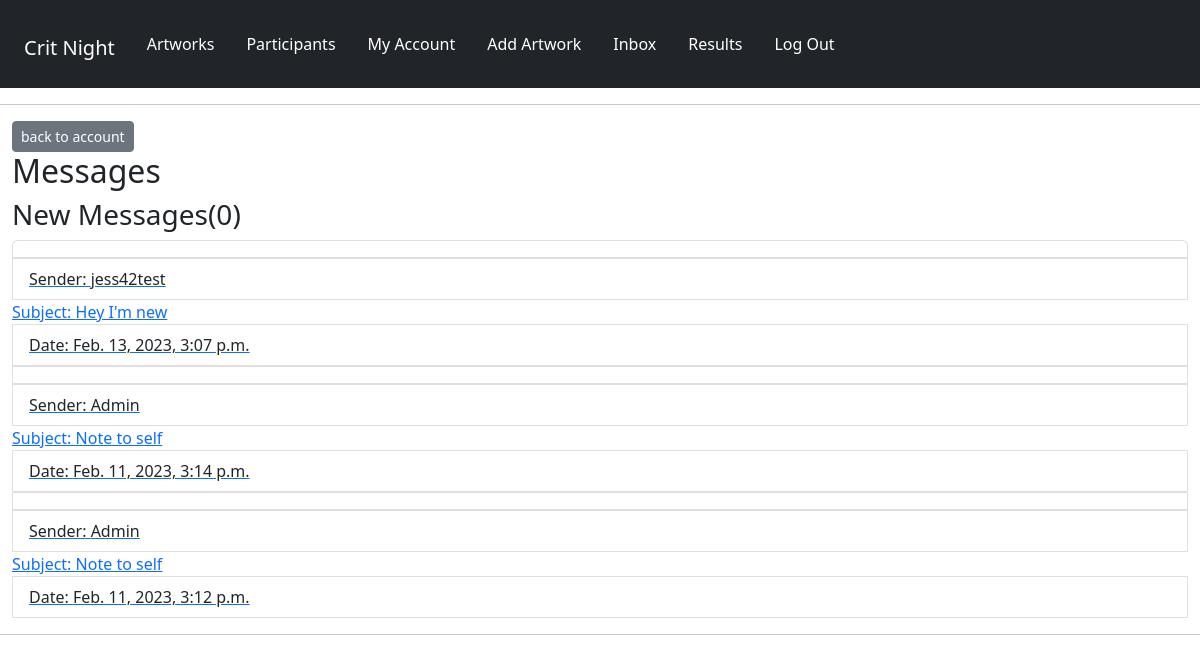
Page /panelists/inbox/ (signed in) on the committed database.
### panelists/models.py (models this page shows, shortened)
class Message(models.Model):
    sender = models.ForeignKey(
        Profile, on_delete=models.SET_NULL, null=True, blank=True
    )
    recipient = models.ForeignKey(
        Profile,
        on_delete=models.SET_NULL,
        null=True,
        blank=True,
        related_name="messages",
    )
    name = models.CharField(max_length=200, null=True, blank=True)
    email = models.EmailField(max_length=200, null=True, blank=True)
    subject = models.CharField(max_length=200, null=True, blank=True)
    body = models.TextField()
    is_read = models.BooleanField(default=False, null=True)
    created = models.DateTimeField(auto_now_add=True)
    id = models.UUIDField(
        default=uuid.uuid4, unique=True, primary_key=True, editable=False
    )
    class Meta:
        ordering = ["is_read", "-created"]

### panelists/views.py (the view)
# urls.py: path("inbox/", views.inbox, name="inbox"),
@login_required(login_url="login")
def inbox(request):
    profile = request.user.profile
    messageRequests = profile.messages.all()
    unreadCount = messageRequests.filter(is_read=False).count()
    context = {"messageRequests": messageRequests, "unreadCount": unreadCount}
    return render(request, "panelists/inbox.html", context)

### panelists/templates/panelists/inbox.html (shortened to what this page needs)
{% extends 'main.html' %}
{% block content %}
<div class="container-fluid">
    <a href="{% url 'account' %}" class="btn btn-secondary btn-sm">back to account</a>
<h2>Messages</h2>
<h3>New Messages(<span>{{unreadCount}}</span>)</h3>
  <ul class="list-group">
    {% for message in messageRequests %}
        {% if message.is_read == False %}
    <li class="list-group-item">
        {% else %}
    <li class="list-group-item" message"></li>
        {% endif %}
        <a href="{% url 'message' message.id %}">
        <span class="list-group-item">Sender: {{message.name}}</span>
        <spanclass="list-group-item">Subject: {{message.subject}}</spanclass=>
        <span class="list-group-item">Date: {{message.created}}</span>
    </a>
    {% endfor %}
  </ul>
</div>
{% endblock %}

### static/styles/main.css (style rules this page uses)
ul li { list-style: none; }

### rows in the picture
Message: is_read True (drawn), name "jess42test", subject "Hey I'm new", created "Feb. 13, 2023, 3:07 p.m."
Message: is_read True (drawn), name "Admin", subject "Note to self", created "Feb. 11, 2023, 3:14 p.m."
Message: is_read True (drawn), name "Admin", subject "Note to self", created "Feb. 11, 2023, 3:12 p.m."

### other values in the picture
{{ unreadCount }} "0"
